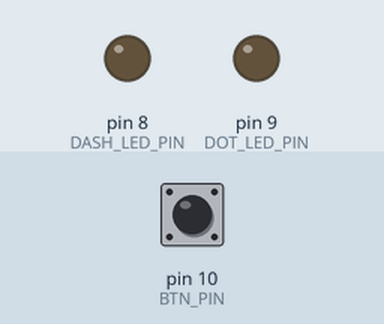
Recording of a sketch running on a simulated Arduino Uno, built with avr-gcc and run on an emulated ATmega328P. On the bench: output pins drawn as LEDs (lit = HIGH). Inputs (shaded band) come from the test bench; at power-on: pin 10 (BTN_PIN) LOW. What the sketch prints to the serial monitor is not drawn.

Above: at 1.2 s.
1.3 s: pin 10 (BTN_PIN) pulled HIGH for 0.15 s
At 1.9 s:
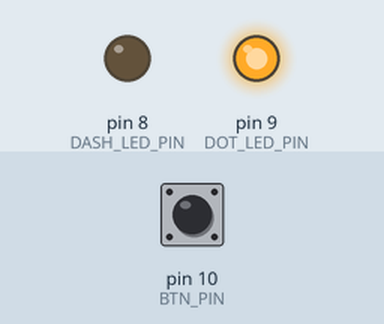
2.9 s: pin 10 (BTN_PIN) pulled HIGH for 0.15 s
At 4.3 s:
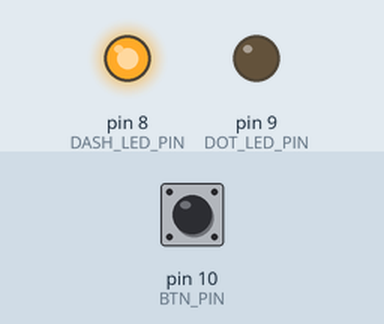
Timing chart, 0 to 5.9 s (numbered marks = the images above; inputs shaded):
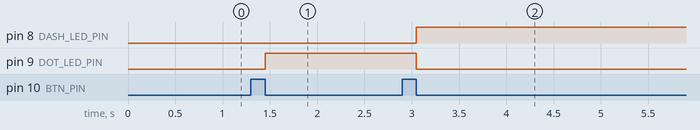

The sketch:

morse_clicker.ino
```cpp
/*
 * Author: Jørgen Bele Reinfjell
 * Date: 26.08.2019 [dd.mm.yyyy]
 * File: morse_clicker.ino
 * Description:
 *   Arduino code for assignment 1 of Plab2 2019
 */
#include <SPI.h>

#include "led.h"

enum {
  DASH_LED_PIN =  8, /* GREEN */
  DOT_LED_PIN  =  9, /*  RED  */
  BTN_PIN      = 10,
};

LED dot_led = LED(DOT_LED_PIN);
LED dash_led = LED(DASH_LED_PIN);

unsigned long start_press = 0;    // ms of press start
unsigned long start_release = 0;  // ms of release start
bool prev_pressed = false;        // pressed state at last loop iter
bool did_print_pause = false;     // state variable, see comment in loop()
bool has_started = false;         // state variable used to busy loop until first button press.

void setup()
{
  Serial.begin(9600);

  pinMode(BTN_PIN, INPUT);
  dot_led.init();
  dash_led.init();

  dot_led.set(LED::OFF);
  dash_led.set(LED::OFF);

  start_press = start_release = millis();

  // Print a welcome message.
  Serial.print("011020100201210002001112320120002000200211021021120210212320111123211211120102000202321010211121002023");
}

//#define T 300
#define T 50
//#define LONG_PAUSE 20*T
#define LONG_PAUSE 40*T
#define MEDIUM_PAUSE 4.5*T
#define SHORT_PAUSE 1.5*T

#define DASH_DURATION 3*T
#define DOT_DURATION T
#define RESET_DURATION 1000

#define DOT_STR "0"
#define DASH_STR "1"
#define MEDIUM_PAUSE_STR "2"
#define LONG_PAUSE_STR "3"
#define RESET_STR "4"

#define PRINTOUT Serial.print

void loop()
{
  bool pressed = digitalRead(BTN_PIN) == HIGH;
  if (!has_started) {
    // simplify code: start on first press
    while (!pressed) {
      pressed = digitalRead(BTN_PIN) == HIGH;
    }
    has_started = true;
  }

  // check if the delay period for a long pause
  // has been exceeded and print it now if not already
  // done previously. This is needed to make sure that
  // the pause is written to output without needing to
  // wait until next the button press.
  unsigned long now = millis();
  if (!did_print_pause && !prev_pressed && !pressed) {
    unsigned long release_duration = now - start_release;

    if (release_duration >= LONG_PAUSE) {
      PRINTOUT(LONG_PAUSE_STR);
      did_print_pause = true;
    }
  }

  // send a reset string when the button is pressed down for
  // longer than RESET_DURATION and reset current state.
  if (!did_print_pause && prev_pressed && pressed && now - start_press > RESET_DURATION) {
    PRINTOUT(RESET_STR);
    did_print_pause = true;
    start_press = 0;
    start_release = 0;
    prev_pressed = false;
    did_print_pause = false;
    has_started = false;
    return;
  }

  if (pressed && !prev_pressed) {
    start_press = now; // start of press
    did_print_pause = false;

    unsigned long release_duration = now - start_release;
    if (release_duration >= MEDIUM_PAUSE) {
      PRINTOUT(MEDIUM_PAUSE_STR);
    }

  } else if (!pressed && prev_pressed) {

    start_release = millis(); // end of press

    // Check if this is a dot or a dash, set leds and
    // print to serial accordingly
    unsigned long press_duration = start_release - start_press;
    if (press_duration >= DASH_DURATION) {
      PRINTOUT(DASH_STR);
      dash_led.set(LED::ON);
      dot_led.set(LED::OFF);
    } else if (press_duration >= DOT_DURATION) {
      PRINTOUT(DOT_STR);
      dash_led.set(LED::OFF);
      dot_led.set(LED::ON);
    }
  }
  prev_pressed = pressed;
}
```

led.h
```cpp
/*
 * Author: Jørgen Bele Reinfjell
 * Date: 26.08.2019 [dd.mm.yyyy]
 * File: led.h
 * Description:
 *   Class used to simplify use of LEDs on the arduino.
 */

#ifndef __LED_H_
#define __LED_H_

enum { LED_STATUS_FAILURE = 0, LED_STATUS_OK = 1,
       LED_STATUS_WAITING = 2, LED_STATUS_NO_CHANGE = 3,
       LED_STATUS_NO_SLOTS = 4                           };

class LED
{
public:

  enum LED_state { ON = HIGH, OFF = LOW };

  LED(uint8_t pin) { this->pin = pin; }

  void init(void) { pinMode(pin, OUTPUT); cur_state = OFF; }

  void set(enum LED_state state) {
    if (cur_state == state) return;
    digitalWrite(pin, state);
    cur_state = state;
  }

  void toggle()
  {
    if (cur_state == ON) cur_state = OFF;
    else                 cur_state = ON;
    digitalWrite(pin, cur_state);
  }

private:
  uint8_t pin;
  enum LED_state cur_state;
};

#endif // __LED_H_
```

Measured:
- after the input at 1.3 s, pin 9 (DOT_LED_PIN): LOW → HIGH after 0.15 s
- after the input at 2.9 s, pin 8 (DASH_LED_PIN): LOW → HIGH after 0.15 s; pin 9 (DOT_LED_PIN): HIGH → LOW after 0.15 s
